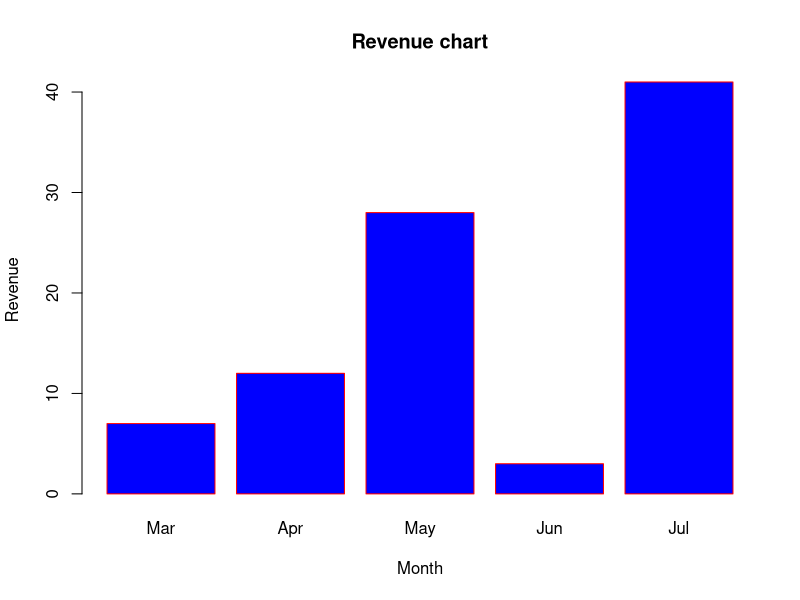
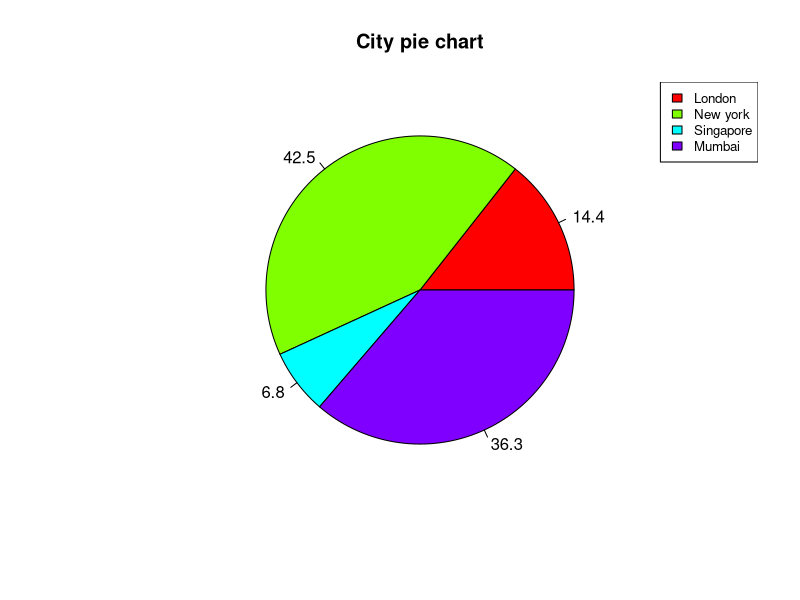

Reproduce these figures in R, in order.
# Bar graph

H=c(7,12,28,3,41)
Mon=c("Mar","Apr","May","Jun","Jul")

#save the barchart file
png(file = "Revenue_Month_bars.png")

#plot the bar chart
barplot(H,names.arg=Mon,xlab="Month",ylab="Revenue",col="blue",main="Revenue chart",border="red")

# Save the file
dev.off()


# Pie chart
#set the values

x<- c(21,62,10,53)
labels<- c("London","New york","Singapore","Mumbai")

#calculate the percentage of each value
piepercent<-round(100*x/sum(x),1)

# create png file
png(file="piechartexp5.jpg")

#plot the chart
pie(x,labels=piepercent,col=rainbow(length(x)),main="City pie chart")

#create the legend
legend("topright",labels,cex=0.8,fill=rainbow(length(x)))

#save the file
dev.off()

